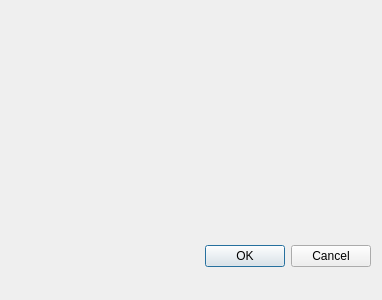
<?xml version="1.0" encoding="UTF-8"?>
<ui version="4.0">
 <class>dlgManageProfiles</class>
 <widget class="QDialog" name="dlgManageProfiles">
  <property name="geometry">
   <rect>
    <x>0</x>
    <y>0</y>
    <width>382</width>
    <height>300</height>
   </rect>
  </property>
  <property name="windowTitle">
   <string>Manage Profiles</string>
  </property>
  <widget class="QDialogButtonBox" name="buttonBox">
   <property name="geometry">
    <rect>
     <x>30</x>
     <y>240</y>
     <width>341</width>
     <height>32</height>
    </rect>
   </property>
   <property name="orientation">
    <enum>Qt::Horizontal</enum>
   </property>
   <property name="standardButtons">
    <set>QDialogButtonBox::Cancel|QDialogButtonBox::Ok</set>
   </property>
  </widget>
  <widget class="QWidget" name="formLayoutWidget">
   <property name="geometry">
    <rect>
     <x>10</x>
     <y>10</y>
     <width>361</width>
     <height>221</height>
    </rect>
   </property>
   <layout class="QFormLayout" name="formLayoutManageProfiles"/>
  </widget>
 </widget>
 <resources/>
 <connections>
  <connection>
   <sender>buttonBox</sender>
   <signal>accepted()</signal>
   <receiver>dlgManageProfiles</receiver>
   <slot>accept()</slot>
   <hints>
    <hint type="sourcelabel">
     <x>248</x>
     <y>254</y>
    </hint>
    <hint type="destinationlabel">
     <x>157</x>
     <y>274</y>
    </hint>
   </hints>
  </connection>
  <connection>
   <sender>buttonBox</sender>
   <signal>rejected()</signal>
   <receiver>dlgManageProfiles</receiver>
   <slot>reject()</slot>
   <hints>
    <hint type="sourcelabel">
     <x>316</x>
     <y>260</y>
    </hint>
    <hint type="destinationlabel">
     <x>286</x>
     <y>274</y>
    </hint>
   </hints>
  </connection>
 </connections>
</ui>
